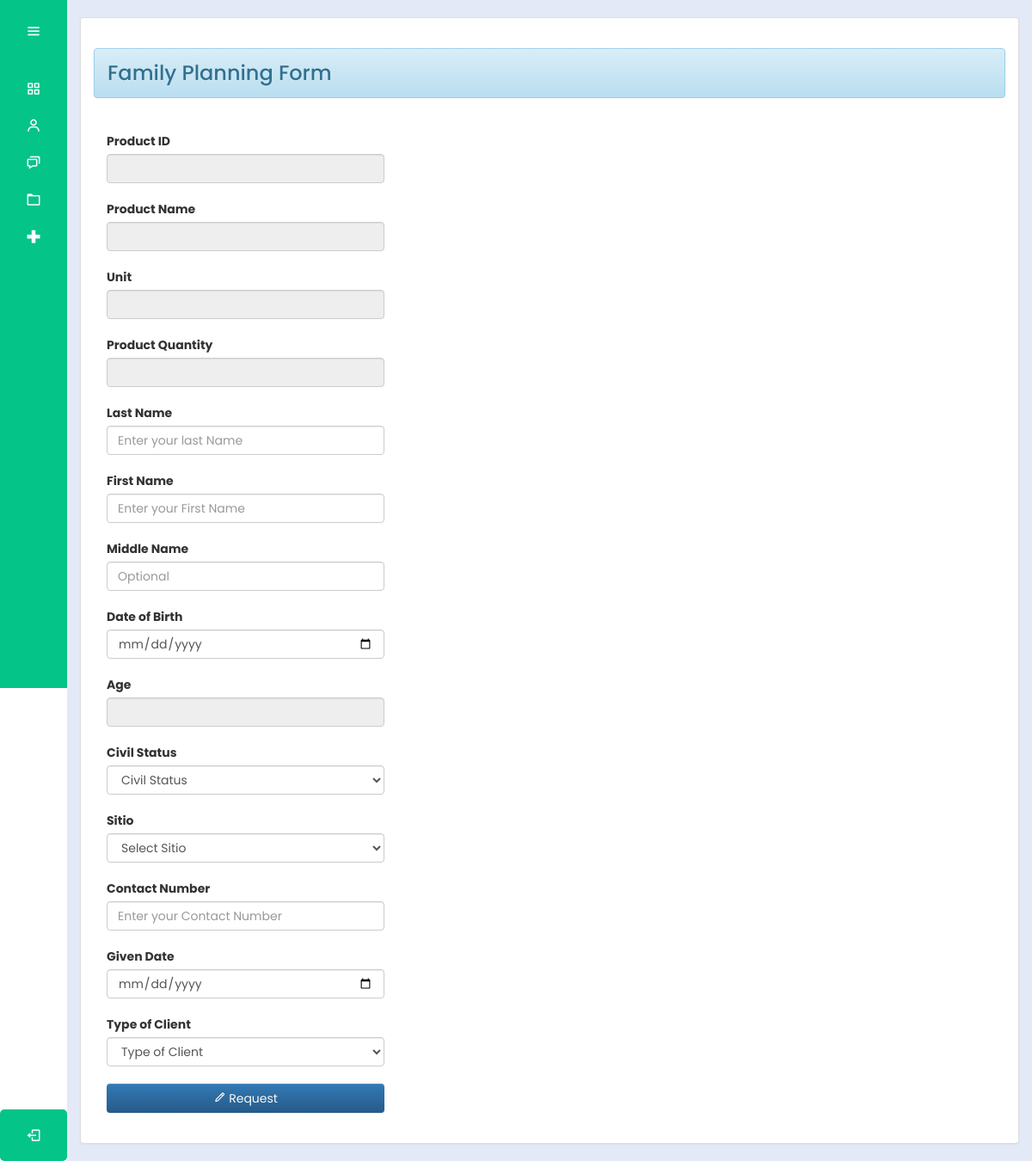
The app's page /bhw/contraceptives_form.php?productName=Condoms (signed in), older data.
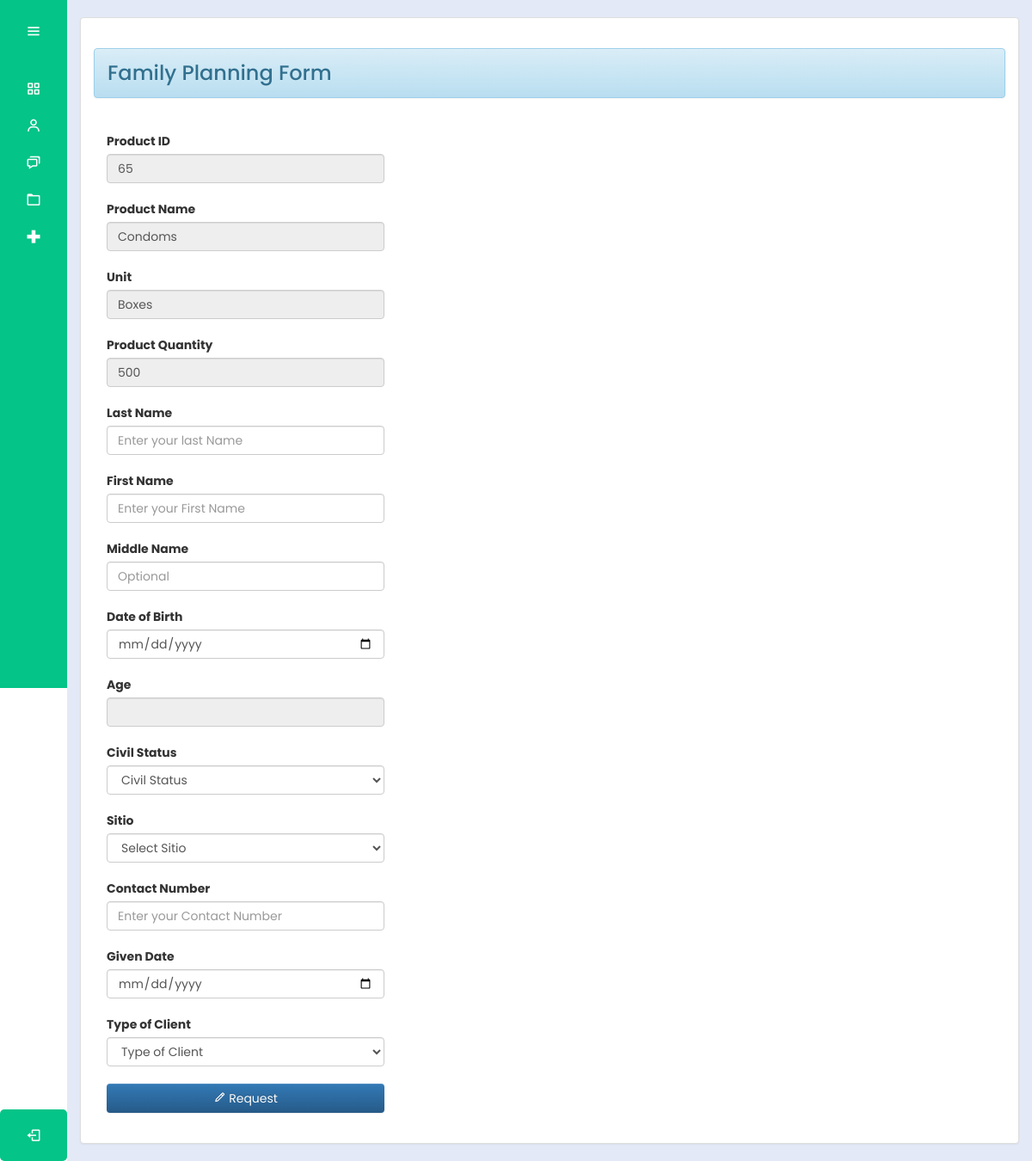
The same page, newer data.
### tables this page shows
CREATE TABLE `medicines` (
  `productId` int(30) NOT NULL,
  `productName` varchar(100) NOT NULL,
  `sponsor` varchar(100) NOT NULL,
  `unit` varchar(100) NOT NULL,
  `batch` varchar(100) NOT NULL,
  `quantity1` int(10) NOT NULL,
  `total` int(10) NOT NULL,
  `expDate` date NOT NULL,
  `status` varchar(100) NOT NULL
);

### bhw/contraceptives_form.php (the view, shortened to what the changed rows need)
<?php
@include "../connection/connect.php";
if(isset($_SESSION['user_data'])){
?>
<!DOCTYPE html>
<html lang="en">
<head>
  <link rel="stylesheet" href="../cssmainmenu/style.css">
  <link href='https://unpkg.com/boxicons@2.1.4/css/boxicons.min.css' rel='stylesheet'>
  <link rel = "stylesheet" type = "text/css" href = "../css/bootstrap.css " />
  <link rel = "stylesheet" type = "text/css" href = "../css/style.css" />
<link rel="stylesheet" href="https://maxcdn.bootstrapcdn.com/bootstrap/3.3.5/css/bootstrap-theme.min.css">
</head>
<body>
<?php try {
    include_once('side_menu.php');
} catch (Exception $e) {
    echo "Error: " . $e->getMessage();
}
 ?>
 <section class="home-section">
      <br>
        <div class="container-fluid">
            <div class="panel panel-default">
                <div class="panel-body">
                    <h3><div class="alert alert-info">Family Planning Form</div></h3>
                    <br />
                    <div class="col-md-4">
                        <?php
                        $productName = isset($_GET['productName']) ? $_GET['productName'] : '';
                        $query = $mysqli->query("SELECT * FROM `medicines` WHERE productName = '$productName'") or die(mysqli_error());
                        $fetch = $query->fetch_array();
                        ?>
                         <form method="POST" enctype="multipart/form-data">
                            <div class="form-group">
                                <label>Product ID</label>
                                <input type="text" class="form-control" name="productId"
                                    value="<?php echo $fetch['productId']; ?>" readonly />
                            </div>
                            <div class="form-group">
                                <label>Product Name</label>
                                <input type="text" class="form-control" name="productName"
                                    value="<?php echo $fetch['productName']; ?>" readonly />
                            </div>
                            <div class="form-group">
                                <label>Unit</label>
                                <input type="text" class="form-control" name="unit"
                                    value="<?php echo $fetch['unit']; ?>" readonly />
                            </div>
                            <div class="form-group">
                                <label>Product Quantity</label>
                                <input type="text" class="form-control" name="total"
                                    value="<?php echo $fetch['total']; ?>" readonly />
                            </div>
                            <div class="form-group" required="required">
                                <label>Last Name</label>
                                <input type="text" class="form-control" name="lastName" id="lastName"  placeholder="Enter your last Name" required  />
                            </div>
                            <div class="form-group" required="required">
                                <label>First Name</label>
                                <input type="text" class="form-control" name="firstName" id ="firstName" placeholder="Enter your First Name" required  />
                            </div>
                            <div class="form-group" >
                                <label>Middle Name</label>
                                <input type="text" class="form-control" name="middleName" id ="middleName" placeholder="Optional"/>
                            </div>
                            <div class="form-group" required="required">
                                <label>Date of Birth</label>
                                <input type="date" class="form-control" name="dateBirth" id="dateOfBirth" required/>
                            </div>
                            <div class="form-group" required="required">
                                <label>Age</label>
                                <input type="text" class="form-control" name="age" id ="age" required readonly/>
                            </div>
                            <div class="form-group">
                            <label>Civil Status</label>
                                <select class="form-control" required="required" name="civilStatus" required>
                                  <option value="" disabled selected>Civil Status</option>
                                </select>
                            </div>
                            <div class="form-group">
                                <label>Sitio</label>
                                <select class="form-control" required="required" name="address" required>
                                    <option value="" disabled selected>Select Sitio</option>
                                </select>
                            </div>
                            <div class="form-group" required="required">
                            <label for="contactNumber">Contact Number</label>
                            <input type="number" class="form-control" name="contactNumber" id="contactNumber" placeholder="Enter your Contact Number" required />
                            </div>
                            <div class="form-group" required="required" required>
                                <label>Given Date</label>
                                <input type="date" class="form-control" name="givenDate" id="givenDate" required />
                            </div>
                            <div class="form-group" >
                                <label>Type of Client</label>
                                <select class="form-control" required="required" name="clientType" required>
                                    <option value="" disabled selected>Type of Client</option>
                                </select>
                            </div>
                            <div class="form-group">
                                <button name="add_rec" class="btn btn-primary profile-button form-control"><i
                                        class="bx bx-pencil"></i> Request</button>
                            </div>
						</form>
                    </div>
                </div>
            </div>
        </div>
    </section>
</body>
</html>
<?php
}
else{
	header("Location:.././index.php?error=UnAuthorized Access");
}

Row changes from the older to the newer data that the page shows:
added medicines: productId "65", productName "Condoms", unit "Boxes", total "500"
